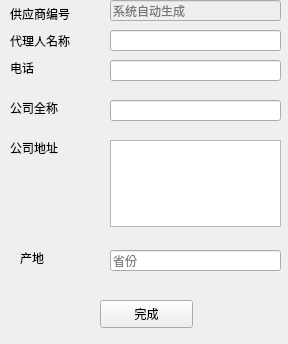
<?xml version="1.0" encoding="UTF-8"?>
<ui version="4.0">
 <class>SupplierAdd</class>
 <widget class="QWidget" name="SupplierAdd">
  <property name="geometry">
   <rect>
    <x>0</x>
    <y>0</y>
    <width>288</width>
    <height>344</height>
   </rect>
  </property>
  <property name="windowTitle">
   <string>供应商添加界面</string>
  </property>
  <widget class="QLabel" name="label_2">
   <property name="geometry">
    <rect>
     <x>10</x>
     <y>6</y>
     <width>81</width>
     <height>16</height>
    </rect>
   </property>
   <property name="text">
    <string>供应商编号</string>
   </property>
  </widget>
  <widget class="QLineEdit" name="idedit">
   <property name="enabled">
    <bool>false</bool>
   </property>
   <property name="geometry">
    <rect>
     <x>110</x>
     <y>0</y>
     <width>171</width>
     <height>21</height>
    </rect>
   </property>
   <property name="placeholderText">
    <string>系统自动生成</string>
   </property>
   <property name="clearButtonEnabled">
    <bool>false</bool>
   </property>
  </widget>
  <widget class="QPushButton" name="doneButton">
   <property name="geometry">
    <rect>
     <x>100</x>
     <y>300</y>
     <width>93</width>
     <height>28</height>
    </rect>
   </property>
   <property name="text">
    <string>完成</string>
   </property>
  </widget>
  <widget class="QLabel" name="label">
   <property name="geometry">
    <rect>
     <x>10</x>
     <y>33</y>
     <width>81</width>
     <height>16</height>
    </rect>
   </property>
   <property name="text">
    <string>代理人名称</string>
   </property>
  </widget>
  <widget class="QLineEdit" name="agentedit">
   <property name="geometry">
    <rect>
     <x>110</x>
     <y>30</y>
     <width>171</width>
     <height>21</height>
    </rect>
   </property>
  </widget>
  <widget class="QLabel" name="label_5">
   <property name="geometry">
    <rect>
     <x>10</x>
     <y>60</y>
     <width>61</width>
     <height>16</height>
    </rect>
   </property>
   <property name="text">
    <string>电话</string>
   </property>
  </widget>
  <widget class="QLineEdit" name="phoneedit">
   <property name="geometry">
    <rect>
     <x>110</x>
     <y>60</y>
     <width>171</width>
     <height>21</height>
    </rect>
   </property>
  </widget>
  <widget class="QLabel" name="label_7">
   <property name="geometry">
    <rect>
     <x>10</x>
     <y>100</y>
     <width>61</width>
     <height>16</height>
    </rect>
   </property>
   <property name="text">
    <string>公司全称</string>
   </property>
  </widget>
  <widget class="QLineEdit" name="companyedit">
   <property name="geometry">
    <rect>
     <x>110</x>
     <y>100</y>
     <width>171</width>
     <height>21</height>
    </rect>
   </property>
  </widget>
  <widget class="QLabel" name="label_8">
   <property name="geometry">
    <rect>
     <x>10</x>
     <y>140</y>
     <width>61</width>
     <height>16</height>
    </rect>
   </property>
   <property name="text">
    <string>公司地址</string>
   </property>
  </widget>
  <widget class="QTextEdit" name="companylocationedit">
   <property name="geometry">
    <rect>
     <x>110</x>
     <y>140</y>
     <width>171</width>
     <height>87</height>
    </rect>
   </property>
  </widget>
  <widget class="QLabel" name="label_3">
   <property name="geometry">
    <rect>
     <x>20</x>
     <y>250</y>
     <width>72</width>
     <height>15</height>
    </rect>
   </property>
   <property name="text">
    <string>产地</string>
   </property>
  </widget>
  <widget class="QLineEdit" name="areaedit">
   <property name="geometry">
    <rect>
     <x>110</x>
     <y>250</y>
     <width>171</width>
     <height>21</height>
    </rect>
   </property>
   <property name="placeholderText">
    <string>省份</string>
   </property>
  </widget>
 </widget>
 <resources/>
 <connections/>
</ui>
